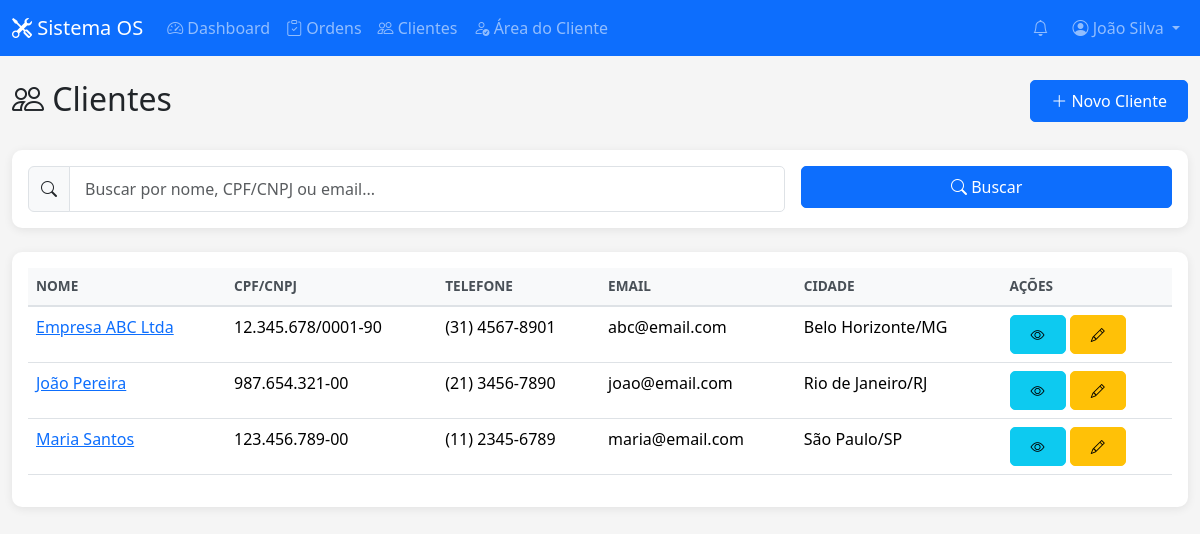
/clientes/ (signed in), run on the app's committed database.
### core/models.py (models this page shows, shortened)
class Cliente(models.Model):
    nome = models.CharField('Nome', max_length=200)
    cpf_cnpj = models.CharField('CPF/CNPJ', max_length=18, unique=True)
    email = models.EmailField('E-mail', max_length=100)
    telefone = models.CharField('Telefone', max_length=20)
    celular = models.CharField('Celular', max_length=20, blank=True)
    endereco = models.CharField('Endereço', max_length=200)
    cidade = models.CharField('Cidade', max_length=100)
    estado = models.CharField('Estado', max_length=2)
    cep = models.CharField('CEP', max_length=9)
    observacoes = models.TextField('Observações', blank=True)
    ativo = models.BooleanField('Ativo', default=True)
    senha = models.CharField('Senha', max_length=128, default='123456')  # ← NOVO CAMPO
    data_cadastro = models.DateTimeField('Data de Cadastro', auto_now_add=True)
    class Meta:
        ordering = ['nome']
        verbose_name = 'Cliente'
        verbose_name_plural = 'Clientes'

### core/views.py (the view)
@login_required
def cliente_lista(request):
    clientes = Cliente.objects.filter(ativo=True).order_by('nome')
    busca = request.GET.get('busca')
    if busca:
        clientes = clientes.filter(
            Q(nome__icontains=busca) |
            Q(cpf_cnpj__icontains=busca) |
            Q(email__icontains=busca)
        )
    return render(request, 'clientes/lista.html', {'clientes': clientes, 'busca': busca})

### templates/clientes/lista.html (shortened to what this page needs)
{% extends 'base.html' %}
{% block content %}
<div class="row mb-4">
    <div class="col">
        <h2><i class="bi bi-people"></i> Clientes</h2>
    </div>
    <div class="col text-end">
        <a href="{% url 'cliente_criar' %}" class="btn btn-primary">
            <i class="bi bi-plus-lg"></i> Novo Cliente
        </a>
    </div>
</div>
<div class="card mb-4">
    <div class="card-body">
        <form method="GET" class="row g-3">
            <div class="col-md-8">
                <div class="input-group">
                    <span class="input-group-text"><i class="bi bi-search"></i></span>
                    <input type="text" class="form-control" name="busca"
                           placeholder="Buscar por nome, CPF/CNPJ ou email..."
                           value="{{ busca|default:'' }}">
                </div>
            </div>
            <div class="col-md-4">
                <button type="submit" class="btn btn-primary w-100">
                    <i class="bi bi-search"></i> Buscar
                </button>
            </div>
        </form>
    </div>
</div>
<div class="card">
    <div class="card-body">
        <div class="table-responsive">
            <table class="table table-hover">
                <thead>
                    <tr>
                        <th>Nome</th>
                        <th>CPF/CNPJ</th>
                        <th>Telefone</th>
                        <th>Email</th>
                        <th>Cidade</th>
                        <th>Ações</th>
                    </tr>
                </thead>
                <tbody>
                    {% for cliente in clientes %}
                    <tr>
                        <td>
                            <a href="{% url 'cliente_detalhe' cliente.pk %}">
                                {{ cliente.nome }}
                            </a>
                        </td>
                        <td>{{ cliente.cpf_cnpj }}</td>
                        <td>{{ cliente.telefone }}</td>
                        <td>{{ cliente.email }}</td>
                        <td>{{ cliente.cidade }}/{{ cliente.estado }}</td>
                        <td>
                            <a href="{% url 'cliente_detalhe' cliente.pk %}"
                               class="btn btn-sm btn-info" title="Ver">
                                <i class="bi bi-eye"></i>
                            </a>
                            <a href="{% url 'cliente_editar' cliente.pk %}"
                               class="btn btn-sm btn-warning" title="Editar">
                                <i class="bi bi-pencil"></i>
                            </a>
                        </td>
                    </tr>
                    {% endfor %}
                </tbody>
            </table>
        </div>
    </div>
</div>
{% endblock %}

### templates/base.html (shortened to what this page needs)
{% load static %}
<!DOCTYPE html>
<html lang="pt-BR">
<head>
    <link href="https://cdn.jsdelivr.net/npm/bootstrap@5.3.2/dist/css/bootstrap.min.css" rel="stylesheet">
    <link href="https://cdn.jsdelivr.net/npm/bootstrap-icons@1.11.3/font/bootstrap-icons.css" rel="stylesheet">
    <link href="{% static 'css/style.css' %}" rel="stylesheet">
</head>
<body>
    {% if user.is_authenticated %}
    <nav class="navbar navbar-expand-lg navbar-dark bg-primary">
        <div class="container-fluid">
            <a class="navbar-brand" href="{% url 'dashboard' %}">
                <i class="bi bi-tools"></i> Sistema OS
            </a>
            <div class="collapse navbar-collapse" id="navbarNav">
                <ul class="navbar-nav me-auto">
                    <li class="nav-item">
                        <a class="nav-link" href="{% url 'dashboard' %}">
                            <i class="bi bi-speedometer2"></i> Dashboard
                        </a>
                    </li>
                    <li class="nav-item">
                        <a class="nav-link" href="{% url 'ordem_lista' %}">
                            <i class="bi bi-clipboard-check"></i> Ordens
                        </a>
                    </li>
                    <li class="nav-item">
                        <a class="nav-link" href="{% url 'cliente_lista' %}">
                            <i class="bi bi-people"></i> Clientes
                        </a>
                    </li>
                    <li class="nav-item">
                        <a class="nav-link" href="{% url 'cliente_login' %}" target="_blank">
                            <i class="bi bi-person-check"></i> Área do Cliente
                        </a>
                    </li>
                </ul>
                <ul class="navbar-nav">
                    <li class="nav-item dropdown me-2">
                        <a class="nav-link position-relative" href="#" id="notifDropdown" role="button" data-bs-toggle="dropdown">
                            <i class="bi bi-bell"></i>
                        </a>
                    </li>
                    <li class="nav-item dropdown">
                        <a class="nav-link dropdown-toggle" href="#" id="userDropdown" role="button" data-bs-toggle="dropdown">
                            <i class="bi bi-person-circle"></i> {{ user.get_full_name|default:user.username }}
                        </a>
                    </li>
                </ul>
            </div>
        </div>
    </nav>
    {% endif %}
    <main class="container-fluid py-4">
        {% block content %}{% endblock %}
    </main>
</body>
</html>

### static/css/style.css (style rules this page uses)
body { background-color: #f5f5f5; font-family: 'Segoe UI', Tahoma, Geneva, Verdana, sans-serif; }
.card { border: none; border-radius: 10px; box-shadow: 0 2px 10px rgba(0,0,0,0.08); margin-bottom: 20px; }
.table { background: white; border-radius: 10px; }
.table thead th { background-color: #f8f9fa; border-bottom: 2px solid #dee2e6; font-weight: 600; font-size: 0.85rem; text-transform: uppercase; color: #495057; }
.btn { border-radius: 5px; padding: 8px 20px; }
.btn-primary { background-color: #0d6efd; border-color: #0d6efd; }
.form-control, .form-select { border-radius: 5px; border: 1px solid #dee2e6; padding: 10px 15px; }

### data on the page
Cliente: nome "Empresa ABC Ltda", cpf_cnpj "12.345.678/0001-90", telefone "(31) 4567-8901", email "abc@email.com", cidade "Belo Horizonte", estado "MG"
Cliente: nome "João Pereira", cpf_cnpj "987.654.321-00", telefone "(21) 3456-7890", email "joao@email.com", cidade "Rio de Janeiro", estado "RJ"
Cliente: nome "Maria Santos", cpf_cnpj "123.456.789-00", telefone "(11) 2345-6789", email "maria@email.com", cidade "São Paulo", estado "SP"

### other printed values
{{ user.get_full_name|default:user.username }} "João Silva"
